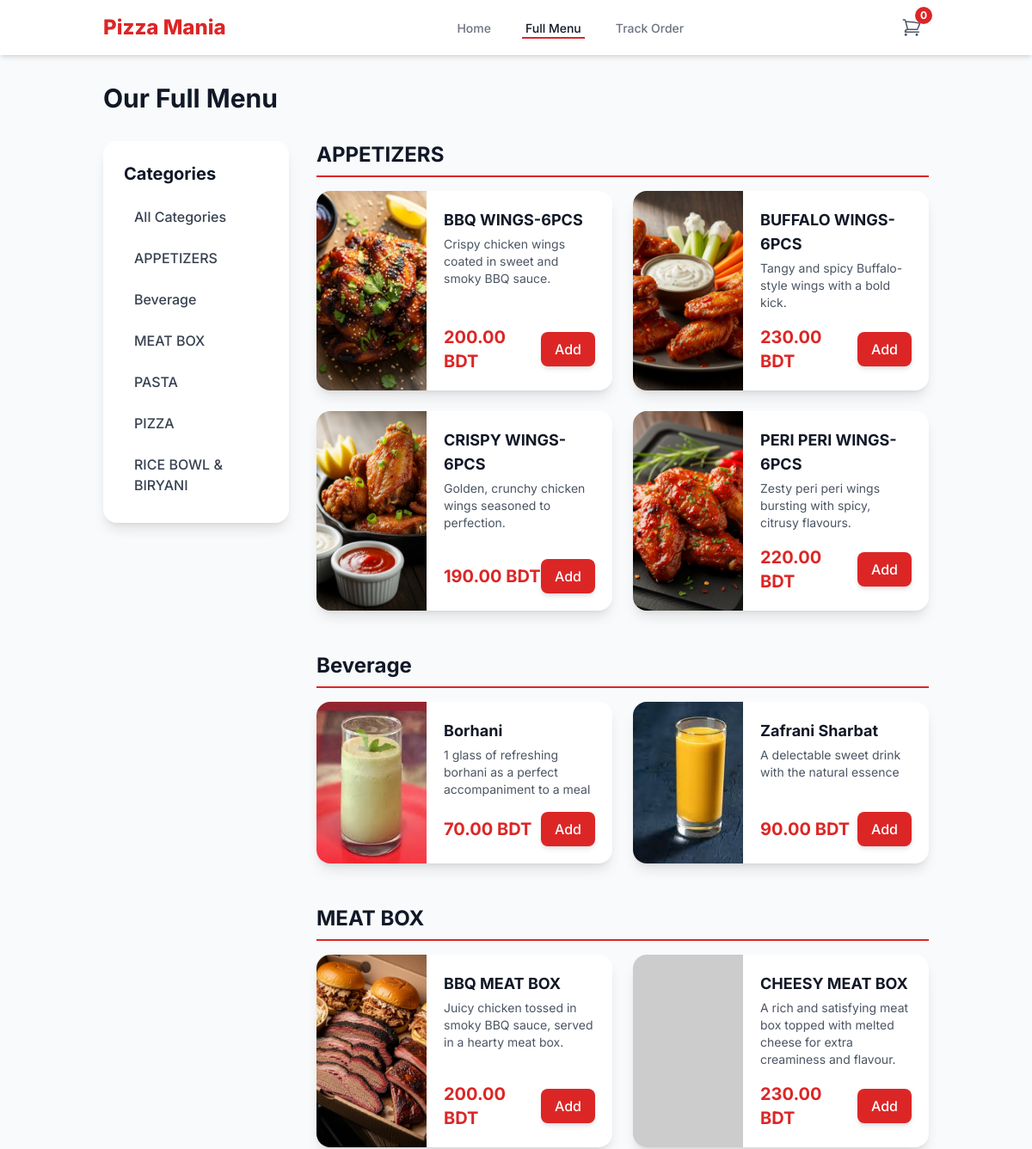
Page /menu.php (upper part) on the earlier database version.
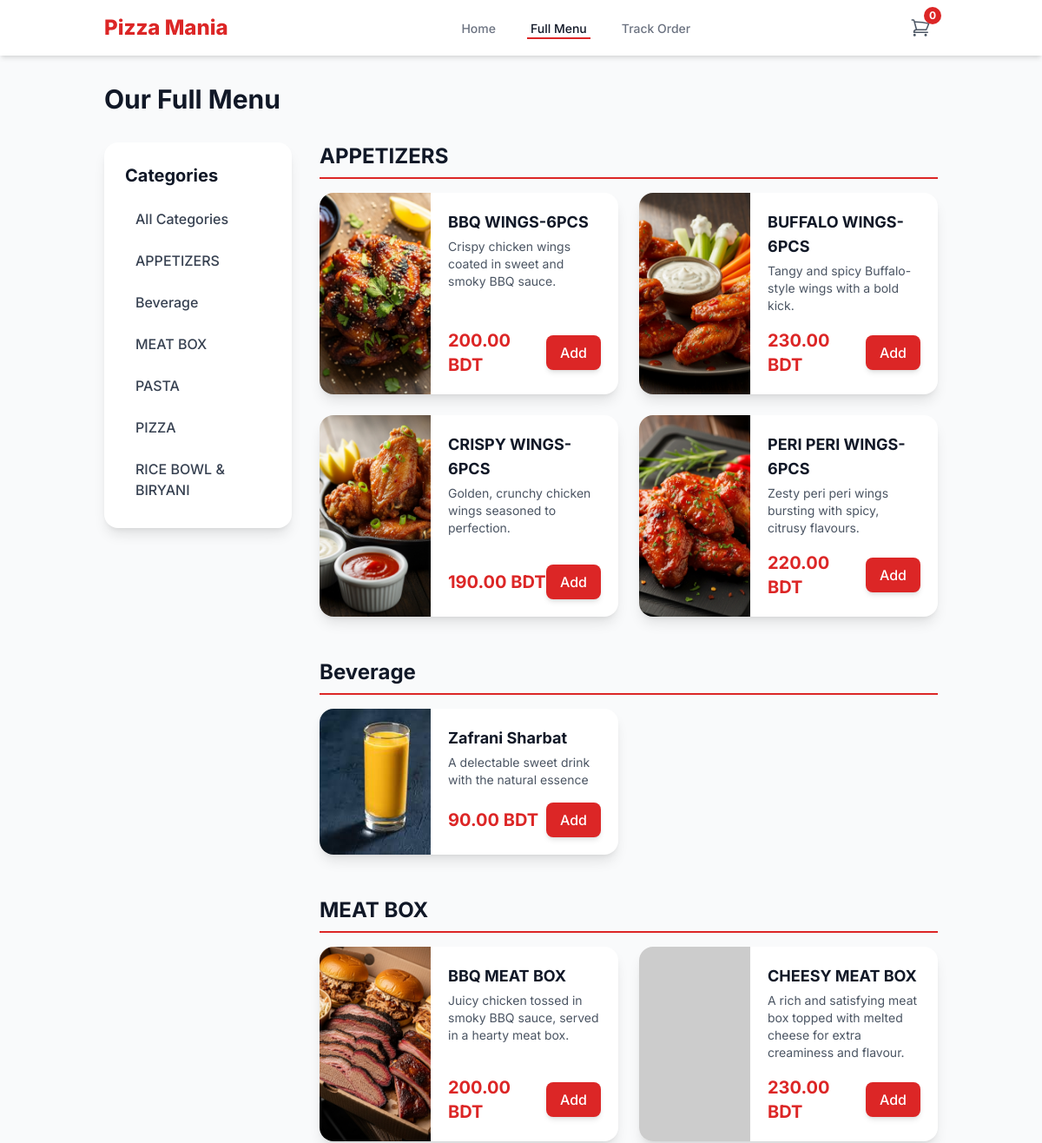
Same page on the later database version.
### tables this page shows
CREATE TABLE IF NOT EXISTS `categories` (
  `id` int NOT NULL AUTO_INCREMENT,
  `name` varchar(100) NOT NULL,
  `description` text,
  `image` varchar(255) DEFAULT NULL,
  `svg_icon` text,
  `is_visible` tinyint(1) NOT NULL DEFAULT '1',
  PRIMARY KEY (`id`)
);

CREATE TABLE IF NOT EXISTS `menu_items` (
  `id` int NOT NULL AUTO_INCREMENT,
  `category_id` int NOT NULL,
  `name` varchar(150) NOT NULL,
  `description` text,
  `price` decimal(10,2) NOT NULL,
  `image` varchar(255) DEFAULT NULL,
  `is_available` tinyint(1) NOT NULL DEFAULT '1',
  `is_featured` tinyint(1) NOT NULL DEFAULT '0',
  PRIMARY KEY (`id`),
  KEY `category_id` (`category_id`)
);

### config.php (called while the page is built, shortened)
<?php
$db = new mysqli(DB_HOST, DB_USER, DB_PASS, DB_NAME);
$db->set_charset("utf8mb4");
$settings = [];
$settings_query = $db->query("SELECT setting_key, setting_value FROM site_settings");
if ($settings_query) {
    while ($row = $settings_query->fetch_assoc()) {
        $settings[$row['setting_key']] = $row['setting_value'];
    }
} else {
    die("Error: Could not load site settings from database.");
}
function e($data) {
    return htmlspecialchars($data ?? '', ENT_QUOTES, 'UTF-8');
}
?>

### menu.php (the view, shortened to what this page needs)
<?php
require_once('includes/header.php');
function calculate_discounted_price($original_price, $settings) {
    if (empty($settings['global_discount_active']) || $settings['global_discount_active'] == '0' || empty($settings['global_discount_value']) || $settings['global_discount_value'] <= 0) {
        return $original_price;
    }
    $new_price = $original_price;
    return ($new_price > 0) ? $new_price : 0;
}
$page_heading = 'Our Full Menu';
$categories = [];
$sql_cat = "SELECT id, name FROM categories WHERE is_visible = 1 ORDER BY name ASC";
$result_cat = $db->query($sql_cat);
if ($result_cat) {
    while ($row = $result_cat->fetch_assoc()) {
        $categories[] = $row;
    }
}
$menu = [];
$sql_menu = "SELECT
                c.id as category_id,
                c.name as category_name,
                m.id as item_id,
                m.name as item_name,
                m.description as item_description,
                m.price as item_price,
                m.image as item_image
             FROM menu_items m
             JOIN categories c ON m.category_id = c.id
             WHERE m.is_available = 1 AND c.is_visible = 1";
$sql_menu .= " ORDER BY c.name ASC, m.name ASC";
$result_menu = $db->query($sql_menu);
if ($result_menu) {
    while ($row = $result_menu->fetch_assoc()) {
        $original_price = (float)$row['item_price'];
        $discounted_price = calculate_discounted_price($original_price, $settings);
        $row['original_price'] = $original_price;
        $row['item_price'] = $discounted_price;
        $row['has_discount'] = ($discounted_price < $original_price);
        $menu[$row['category_name']][] = $row;
    }
}
?>
<h1 id="menu-heading" class="text-3xl font-bold text-gray-900 mb-8"><?php echo e($page_heading); ?></h1>
<div class="grid grid-cols-1 lg:grid-cols-4 gap-8">
    <aside class="lg:col-span-1">
        <div class="bg-white p-6 rounded-2xl shadow-lg sticky top-24">
            <h2 class="text-xl font-bold text-gray-900 mb-4">Categories</h2>
            <ul class="space-y-2">
                <li>
                    <a href="#menu-heading" class="block px-3 py-2 rounded-lg font-medium text-gray-700 hover:bg-gray-100">
                        All Categories
                    </a>
                </li>
                <?php foreach ($categories as $category): ?>
                <li>
                    <a href="#category-<?php echo e($category['id']); ?>" class="block px-3 py-2 rounded-lg font-medium text-gray-700 hover:bg-gray-100">
                        <?php echo e($category['name']); ?>
                    </a>
                </li>
                <?php endforeach; ?>
            </ul>
        </div>
    </aside>
    <div class="lg:col-span-3 space-y-12">
        <?php if (empty($menu)): ?>
            <div class="bg-white p-8 rounded-2xl shadow-lg text-center">
                <h3 class="text-xl font-bold text-gray-900">No Items Found</h3>
                <p class="text-gray-600 mt-2">
                    Our menu is currently empty. Please check back later!
                </p>
            </div>
        <?php else: ?>
            <?php foreach ($menu as $category_name => $items): ?>
                <section id="category-<?php echo e($items[0]['category_id']); ?>">
                    <h2 class="text-2xl font-bold text-gray-900 mb-4 pb-2 border-b-2 border-brand-red">
                        <?php echo e($category_name); ?>
                    </h2>
                    <div class="grid grid-cols-1 md:grid-cols-2 gap-6">
                        <?php foreach ($items as $item): ?>
                            <div id="item-<?php echo e($item['item_id']); ?>" class="bg-white rounded-2xl shadow-lg overflow-hidden flex">
                                <img
                                    src="<?php echo e(BASE_URL . ($item['item_image'] ?? 'https://placehold.co/150x150/EFEFEF/AAAAAA?text=No+Image')); ?>"
                                    alt="<?php echo e($item['item_name']); ?>"
                                    class="w-32 h-full object-cover"
                                    onerror="this.src='https://placehold.co/150x150/EFEFEF/AAAAAA?text=No+Image'"
                                >
                                <div class="p-5 flex flex-col justify-between w-full">
                                    <div>
                                        <h3 class="text-lg font-bold text-gray-900"><?php echo e($item['item_name']); ?></h3>
                                        <p class="text-sm text-gray-600 mt-1"><?php echo e($item['item_description']); ?></p>
                                    </div>
                                    <div class="flex justify-between items-center mt-4">
                                        <span class="text-xl font-bold text-brand-red">
                                            <?php if ($item['has_discount']): ?>
                                                <?php echo e(number_format($item['item_price'], 2)); ?> BDT
                                                <span class="text-sm text-gray-500 line-through ml-1"><?php echo e(number_format($item['original_price'], 2)); ?></span>
                                            <?php else: ?>
                                                <?php echo e(number_format($item['item_price'], 2)); ?> BDT
                                            <?php endif; ?>
                                        </span>
                                        <button
                                            onclick="openItemModal(<?php echo e($item['item_id']); ?>, '<?php echo e(addslashes($item['item_name'])); ?>', <?php echo e($item['item_price']); ?>)"
                                            class="px-4 py-2 bg-brand-red text-white font-medium rounded-lg shadow-md hover:bg-red-700 transition-all transform hover:scale-105 <?php echo ($store_is_open == '0') ? 'hidden' : ''; ?>">
                                            Add
                                        </button>
                                    </div>
                                </div>
                            </div>
                        <?php endforeach; ?>
                    </div>
                </section>
            <?php endforeach; ?>
        <?php endif; ?>
    </div>
</div>
<?php
require_once('includes/footer.php');
?>

### includes/header.php (shortened to what this page needs)
<?php
require_once('config.php');
function get_cart_count() {
    $count = 0;
    return $count;
}
$cart_count = get_cart_count();
$store_is_open = $settings['store_is_open'] ?? '1';
?>
<!DOCTYPE html>
<html lang="en">
<head>
    <script src="https://cdn.tailwindcss.com"></script>
</head>
<body class="bg-gray-50 font-sans antialiased">
    <nav class="bg-white shadow-md sticky top-0 z-40">
        <div class="container mx-auto px-4 sm:px-6 lg:px-8">
            <div class="flex justify-between items-center h-16">
                <div class="flex-shrink-0 flex items-center">
                    <a href="<?php echo BASE_URL; ?>/" class="text-2xl font-extrabold text-brand-red">
                        <?php echo e($settings['store_name'] ?? 'Pizza Mania'); ?>
                    </a>
                </div>
                <div class="hidden sm:ml-6 sm:flex sm:space-x-8">
                    <?php
                        $current_page_script = basename($_SERVER['SCRIPT_NAME']);
                    ?>
                    <a href="<?php echo BASE_URL; ?>/" class="inline-flex items-center px-1 pt-1 border-b-2 <?php echo ($current_page_script == 'index.php') ? 'border-brand-red text-gray-900' : 'border-transparent text-gray-500 hover:border-gray-300'; ?> text-sm font-medium">Home</a>
                    <a href="<?php echo BASE_URL; ?>/menu" class="inline-flex items-center px-1 pt-1 border-b-2 <?php echo ($current_page_script == 'menu.php') ? 'border-brand-red text-gray-900' : 'border-transparent text-gray-500 hover:border-gray-300'; ?> text-sm font-medium">Full Menu</a>
                    <a href="<?php echo BASE_URL; ?>/track-order" class="inline-flex items-center px-1 pt-1 border-b-2 <?php echo ($current_page_script == 'track_order.php') ? 'border-brand-red text-gray-900' : 'border-transparent text-gray-500 hover:border-gray-300'; ?> text-sm font-medium">Track Order</a>
                </div>
                <div class="flex items-center">
                    <a href="<?php echo BASE_URL; ?>/cart" class="relative p-2 rounded-full text-gray-600 hover:bg-gray-100 hover:text-gray-800">
                        <span id="cart-count-bubble" class="absolute -top-1 -right-1 bg-brand-red text-white text-xs font-bold w-5 h-5 rounded-full flex items-center justify-center">
                            <?php echo e($cart_count); ?>
                        </span>
                    </a>
                </div>
            </div>
        </div>
    </nav>
    <main class="container mx-auto px-4 sm:px-6 lg:px-8 py-8">

### includes/footer.php (shortened to what this page needs)
    </main>
</body>
</html>

### includes/header.php (style rules this page uses)
html { scroll-behavior: smooth; }

Differences in the rows shown:
no longer on this page (row edited): menu_items: category_name "Beverage", image (picture), name "Borhani", description "1 glass of refreshing borhani as a perfect accompaniment to a meal", price "70.00", menu_items (image (picture), name "Zafrani Sharbat", description "A delectable sweet drink with the natural essence", price "90.00")
now on one of the page's lists (row unchanged): menu_items: name "Zafrani Sharbat", description "A delectable sweet drink with the natural essence", price "90.00"
